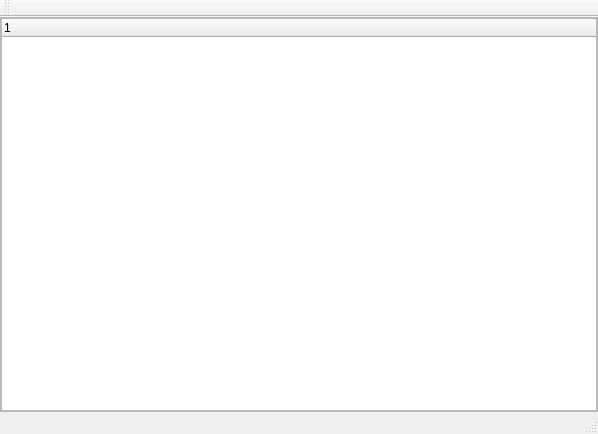
<?xml version="1.0" encoding="UTF-8"?>
<ui version="4.0">
 <class>MainWindow</class>
 <widget class="QMainWindow" name="MainWindow">
  <property name="geometry">
   <rect>
    <x>0</x>
    <y>0</y>
    <width>598</width>
    <height>434</height>
   </rect>
  </property>
  <property name="windowTitle">
   <string>MainWindow</string>
  </property>
  <widget class="QWidget" name="centralWidget">
   <layout class="QVBoxLayout" name="verticalLayout">
    <property name="spacing">
     <number>0</number>
    </property>
    <property name="leftMargin">
     <number>0</number>
    </property>
    <property name="topMargin">
     <number>0</number>
    </property>
    <property name="rightMargin">
     <number>0</number>
    </property>
    <property name="bottomMargin">
     <number>0</number>
    </property>
    <item>
     <widget class="QScrollArea" name="scrollArea">
      <property name="widgetResizable">
       <bool>true</bool>
      </property>
      <widget class="QWidget" name="scrollAreaWidgetContents">
       <property name="geometry">
        <rect>
         <x>0</x>
         <y>0</y>
         <width>596</width>
         <height>393</height>
        </rect>
       </property>
       <layout class="QVBoxLayout" name="verticalLayout_2">
        <property name="spacing">
         <number>0</number>
        </property>
        <property name="leftMargin">
         <number>0</number>
        </property>
        <property name="topMargin">
         <number>0</number>
        </property>
        <property name="rightMargin">
         <number>0</number>
        </property>
        <property name="bottomMargin">
         <number>0</number>
        </property>
        <item>
         <widget class="QTreeWidget" name="tree_procs">
          <column>
           <property name="text">
            <string notr="true">1</string>
           </property>
          </column>
         </widget>
        </item>
       </layout>
      </widget>
     </widget>
    </item>
   </layout>
  </widget>
  <widget class="QToolBar" name="mainToolBar">
   <attribute name="toolBarArea">
    <enum>TopToolBarArea</enum>
   </attribute>
   <attribute name="toolBarBreak">
    <bool>false</bool>
   </attribute>
  </widget>
  <widget class="QStatusBar" name="statusBar"/>
 </widget>
 <layoutdefault spacing="6" margin="11"/>
 <resources/>
 <connections/>
</ui>
